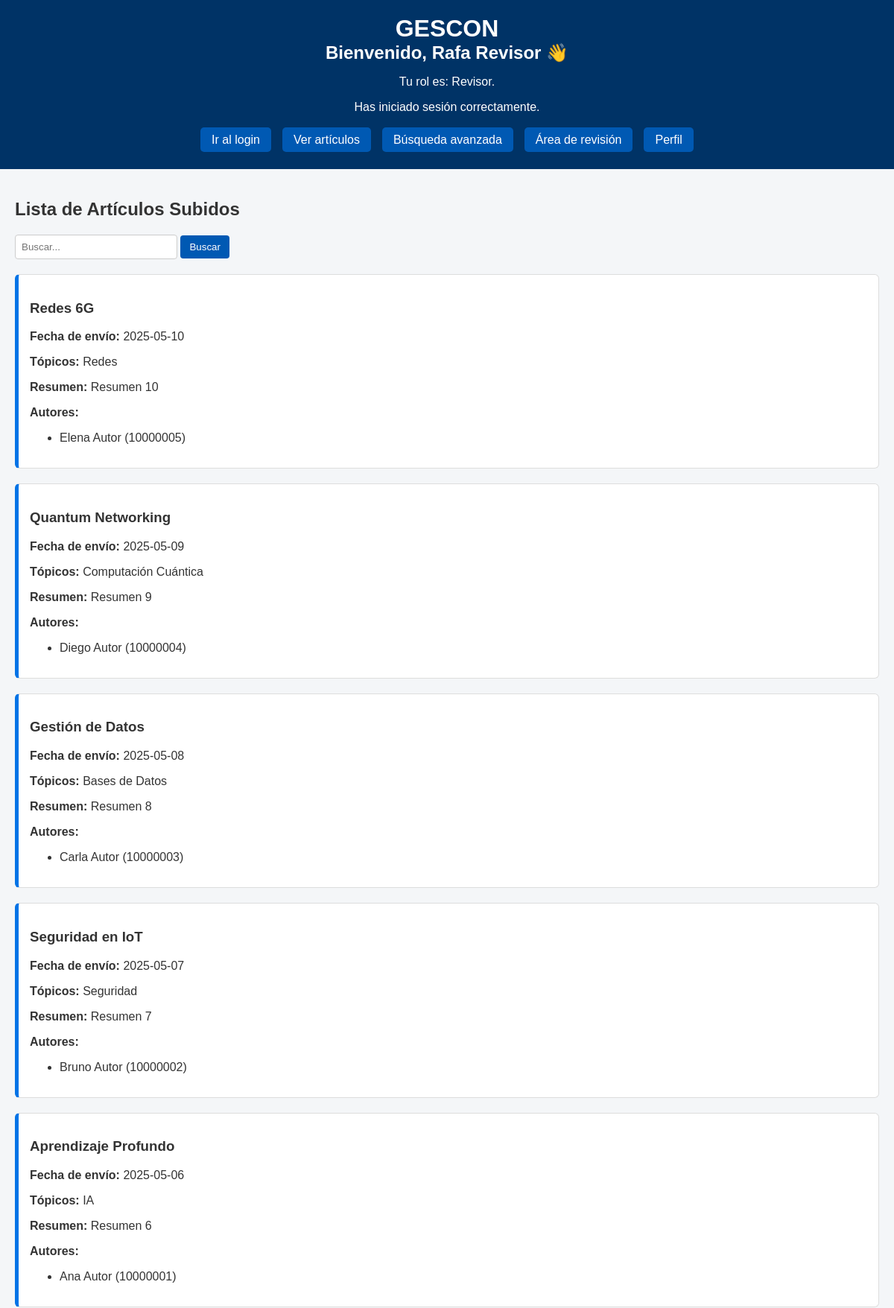
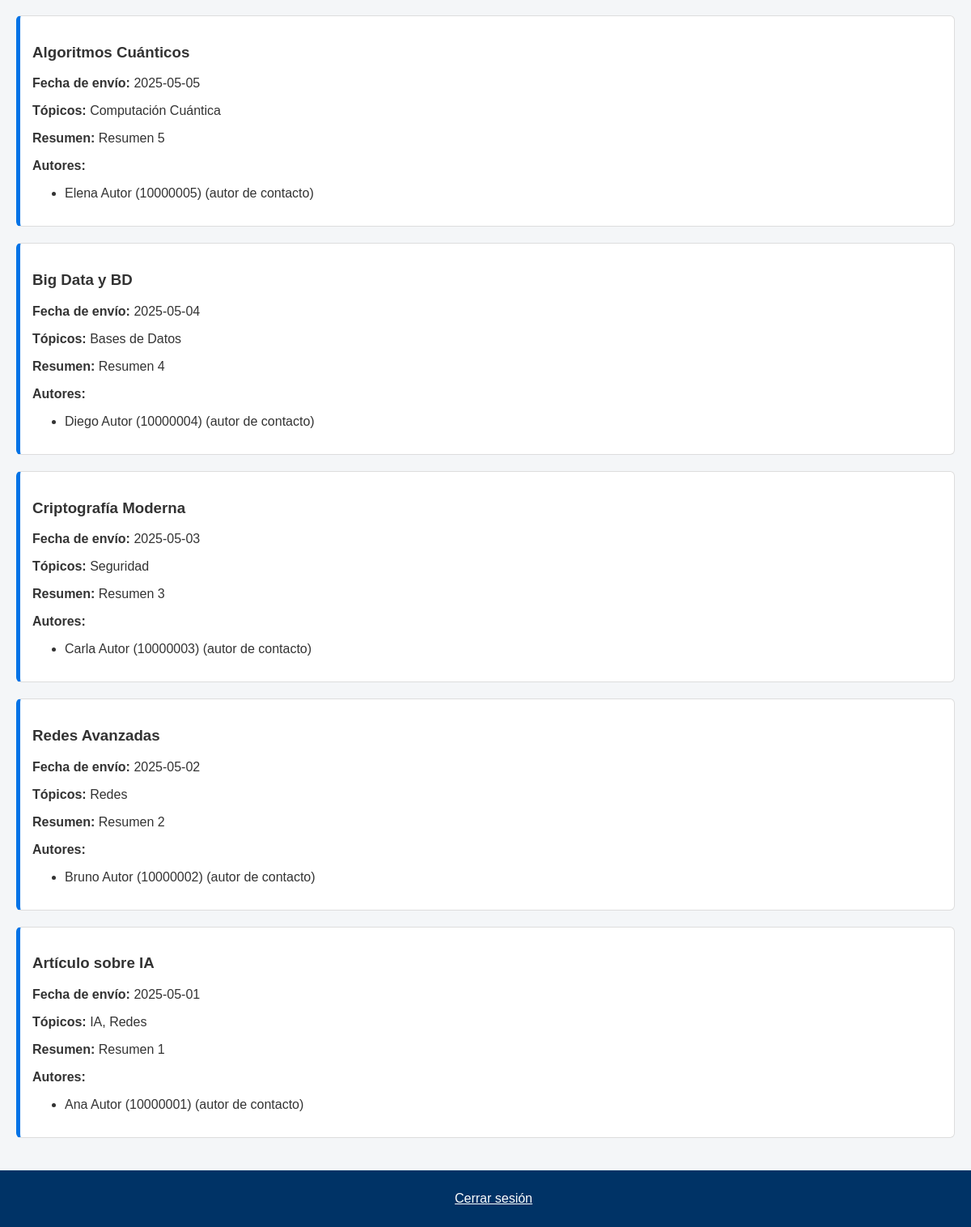
/?page=main (signed in), run on the app's committed database (2 pictures, top to bottom).
### tables this page shows
CREATE TABLE articulo (
    ID_articulo INT AUTO_INCREMENT PRIMARY KEY,
    titulo VARCHAR(256) NOT NULL,
    fecha_envio DATE NOT NULL,
    resumen VARCHAR(1024)
);

CREATE TABLE articulo_autor (
    ID_articulo INT NOT NULL,
    RUT_autor VARCHAR(10) NOT NULL,
    is_contact BOOLEAN,
    PRIMARY KEY (ID_articulo, RUT_autor),
    CONSTRAINT fk_articulo_autor_articulo FOREIGN KEY (ID_articulo) REFERENCES articulo (ID_articulo),
    CONSTRAINT fk_articulo_autor_autor FOREIGN KEY (RUT_autor) REFERENCES usuario (RUT_usuario)
);

CREATE TABLE usuario (
    RUT_usuario VARCHAR(10) PRIMARY KEY,
    nombre VARCHAR(250) NOT NULL,
    email VARCHAR(300) NOT NULL UNIQUE,
    tipo_usuario VARCHAR(1),
    password_hash VARCHAR(300) NOT NULL
);

### PHP/src/pages/lib.php (called while the page is built)
<?php
if($_SESSION['tipo_usuario'] == 'J') {$tipo_usuario = 'Jefe Revisor';}
else if($_SESSION['tipo_usuario'] == 'R'){$tipo_usuario = 'Revisor';}
else if($_SESSION['tipo_usuario'] == 'A'){$tipo_usuario = 'Autor';}
else {$tipo_usuario = 'Usuario';}
?>

### PHP/src/pages/main.php (the view, shortened to what this page needs)
<?php
include 'lib.php';
?>
<!DOCTYPE html>
<html lang="es">
<head>
    <link rel="stylesheet" href="PHP/src/styles/main.css">
</head>
<body>
    <header>
        <h1>GESCON</h1>
        <h2>Bienvenido, <?= htmlspecialchars($_SESSION['nombre']); ?> 👋</h2>
        <p>Tu rol es: <?= $tipo_usuario ?>.</p>
        <p class="mensaje-exito">Has iniciado sesión correctamente.</p>
        <nav>
            <ul class="nav-links">
                <li><a href="?page=login">Ir al login</a></li>
                <li><a href="?page=view_article">Ver artículos</a></li>
                <li><a href="?page=adv_search">Búsqueda avanzada</a></li>
                <?php if ($_SESSION['tipo_usuario'] === 'R'): ?>
                    <li><a href="?page=review_article">Área de revisión</a></li>
                    <?php endif; ?>
                <li><a href="?page=perfil">Perfil</a></li>
            </ul>
        </nav>
    </header>
    <main>
        <section class="busqueda">
            <h2>Lista de Artículos Subidos</h2>
            <form method="get" action="">
                <input type="text" name="q" placeholder="Buscar..." value="<?= htmlspecialchars($_GET['q'] ?? '') ?>">
                <button type="submit">Buscar</button>
            </form>
        </section>
        <?php
        try {
            $pdo = new PDO("mysql:host=localhost; dbname=gescon", "root", "");
            $pdo->setAttribute(PDO::ATTR_ERRMODE, PDO::ERRMODE_EXCEPTION);
            $params = [];
            $sql = "
                SELECT DISTINCT a.ID_articulo, a.titulo, a.fecha_envio, a.resumen
                FROM articulo a
                JOIN articulo_topico at ON a.ID_articulo = at.ID_articulo
                JOIN topico t ON at.ID_topico = t.ID_topico
                LEFT JOIN articulo_autor aa ON a.ID_articulo = aa.ID_articulo
                LEFT JOIN usuario u ON aa.RUT_autor = u.RUT_usuario
            ";
            $sql .= " ORDER BY a.fecha_envio DESC";
            $stmt = $pdo->prepare($sql);
            $stmt->execute($params);
            $articles = $stmt->fetchAll(PDO::FETCH_ASSOC);
            if (count($articles) === 0) {
                echo "<p class='alerta'>No hay artículos registrados.</p>";
            } else {
                foreach ($articles as $article) {
                    echo "<section class='articulo'>";
                    echo "<h3>{$article['titulo']}</h3>";
                    echo "<p><strong>Fecha de envío:</strong> {$article['fecha_envio']}</p>";
                    $stmt_topics = $pdo->prepare("
                        SELECT t.nombre_topico
                        FROM articulo_topico at
                        JOIN topico t ON at.ID_topico = t.ID_topico
                        WHERE at.ID_articulo = ?
                    ");
                    $stmt_topics->execute([$article['ID_articulo']]);
                    $topics = $stmt_topics->fetchAll(PDO::FETCH_COLUMN);
                    echo "<p><strong>Tópicos:</strong> " . implode(", ", $topics) . "</p>";
                    echo "<p><strong>Resumen:</strong> {$article['resumen']}</p>";
                    $stmt2 = $pdo->prepare("
                        SELECT aa.RUT_autor, u.nombre, aa.is_contact
                        FROM articulo_autor aa
                        JOIN usuario u ON aa.RUT_autor = u.RUT_usuario
                        WHERE aa.ID_articulo = ?
                    ");
                    $stmt2->execute([$article['ID_articulo']]);
                    $authors = $stmt2->fetchAll(PDO::FETCH_ASSOC);
                    echo "<p><strong>Autores:</strong><ul>";
                    foreach ($authors as $author) {
                        $contactMark = $author['is_contact'] ? " (autor de contacto)" : "";
                        echo "<li>{$author['nombre']} ({$author['RUT_autor']}){$contactMark}</li>";
                    }
                    echo "</ul></p>";
                    echo "</section>";
                }
            }
        } catch (PDOException $e) {
            echo "<p class='alerta'>Error al obtener los artículos: " . $e->getMessage() . "</p>";
        }
        ?>
    </main>
    <footer>
        <p><a href="?page=logout">Cerrar sesión</a></p>
    </footer>
</body>
</html>

### PHP/src/styles/main.css (style rules this page uses)
body { font-family: Arial, sans-serif; margin: 0; padding: 0; background-color: #f4f6f8; color: #333; }
header { background-color: #003366; color: white; padding: 20px; text-align: center; }
header h1, header h2 { margin: 0; }
.nav-links { list-style: none; display: flex; justify-content: center; flex-wrap: wrap; gap: 15px; padding: 10px 0; margin: 0; }
.nav-links li { display: inline; }
.nav-links a { color: #ffffff; text-decoration: none; padding: 8px 15px; background-color: #0059b3; border-radius: 5px; transition: background-color 0.3s; }
main { padding: 20px; }
.busqueda { margin-bottom: 20px; }
input[type="text"] { padding: 8px; width: 200px; border: 1px solid #ccc; border-radius: 4px; }
button { padding: 8px 12px; background-color: #0059b3; color: white; border: none; border-radius: 4px; cursor: pointer; }
.articulo { background-color: #ffffff; border: 1px solid #ddd; border-left: 5px solid #0073e6; padding: 15px; margin-bottom: 20px; border-radius: 6px; }
footer { background-color: #003366; color: white; text-align: center; padding: 10px; position: relative; bottom: 0; width: 100%; }
footer a { color: #fff; text-decoration: underline; }

### data on the page
articulo: titulo "Redes 6G", fecha_envio "2025-05-10", topics "Redes", resumen "Resumen 10"
articulo_autor: RUT_autor.nombre "Elena Autor", RUT_autor "10000005"
articulo: titulo "Quantum Networking", fecha_envio "2025-05-09", topics "Computación Cuántica", resumen "Resumen 9"
articulo_autor: RUT_autor.nombre "Diego Autor", RUT_autor "10000004"
articulo: titulo "Gestión de Datos", fecha_envio "2025-05-08", topics "Bases de Datos", resumen "Resumen 8"
articulo_autor: RUT_autor.nombre "Carla Autor", RUT_autor "10000003"
articulo: titulo "Seguridad en IoT", fecha_envio "2025-05-07", topics "Seguridad", resumen "Resumen 7"
articulo_autor: RUT_autor.nombre "Bruno Autor", RUT_autor "10000002"
articulo: titulo "Aprendizaje Profundo", fecha_envio "2025-05-06", topics "IA", resumen "Resumen 6"
articulo_autor: RUT_autor.nombre "Ana Autor", RUT_autor "10000001"
articulo: titulo "Algoritmos Cuánticos", fecha_envio "2025-05-05", topics "Computación Cuántica", resumen "Resumen 5"
articulo_autor: RUT_autor.nombre "Elena Autor", RUT_autor "10000005", is_contact "(autor de contacto)"
articulo: titulo "Big Data y BD", fecha_envio "2025-05-04", topics "Bases de Datos", resumen "Resumen 4"
articulo_autor: RUT_autor.nombre "Diego Autor", RUT_autor "10000004", is_contact "(autor de contacto)"
articulo: titulo "Criptografía Moderna", fecha_envio "2025-05-03", topics "Seguridad", resumen "Resumen 3"
articulo_autor: RUT_autor.nombre "Carla Autor", RUT_autor "10000003", is_contact "(autor de contacto)"
articulo: titulo "Redes Avanzadas", fecha_envio "2025-05-02", topics "Redes", resumen "Resumen 2"
articulo_autor: RUT_autor.nombre "Bruno Autor", RUT_autor "10000002", is_contact "(autor de contacto)"
articulo: titulo "Artículo sobre IA", fecha_envio "2025-05-01", topics "IA, Redes", resumen "Resumen 1"
articulo_autor: RUT_autor.nombre "Ana Autor", RUT_autor "10000001", is_contact "(autor de contacto)"

### other printed values
$_SESSION['nombre'] "Rafa Revisor"
$tipo_usuario "Revisor"
